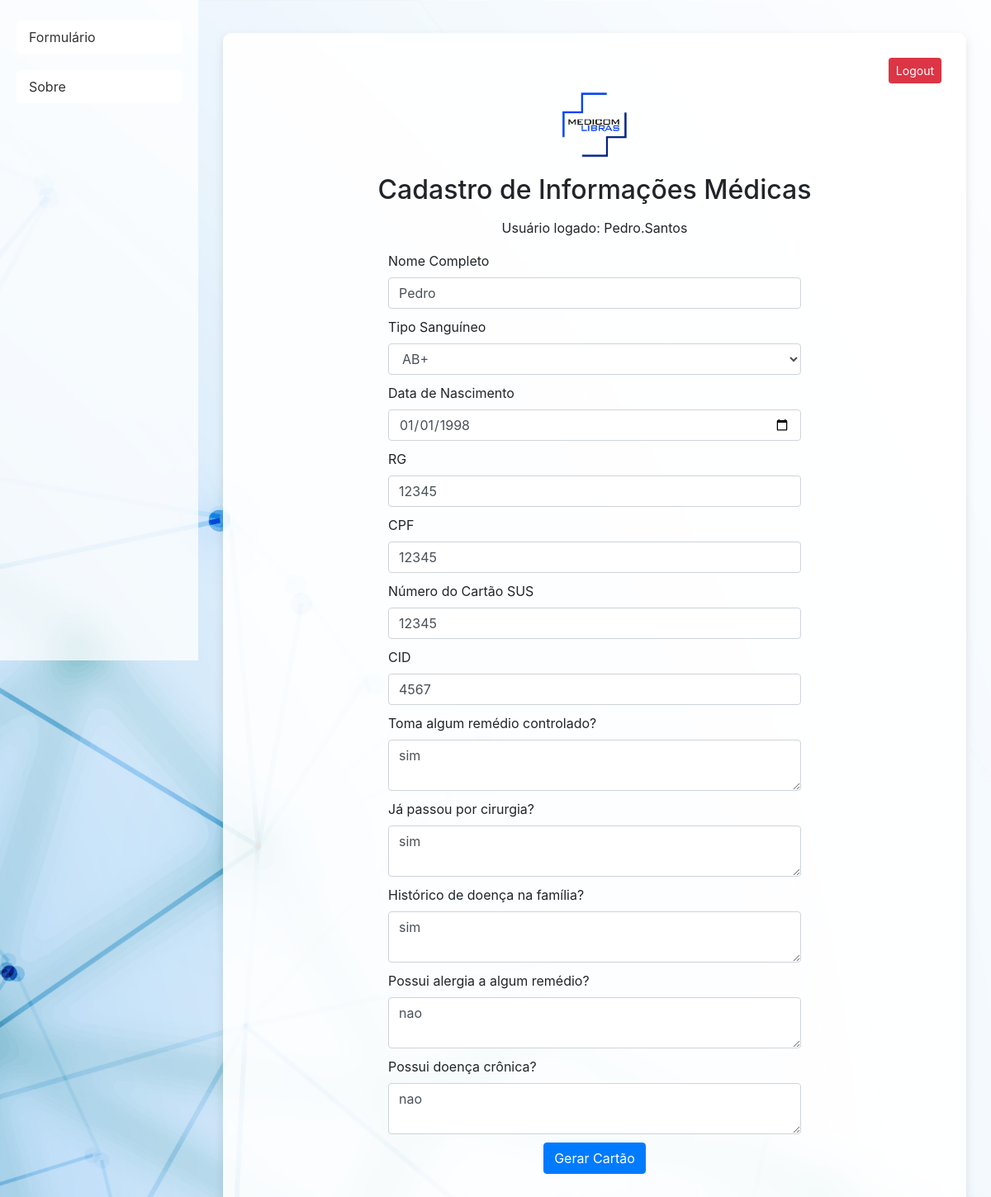
/ (signed in), run on an earlier commit of the app's database.
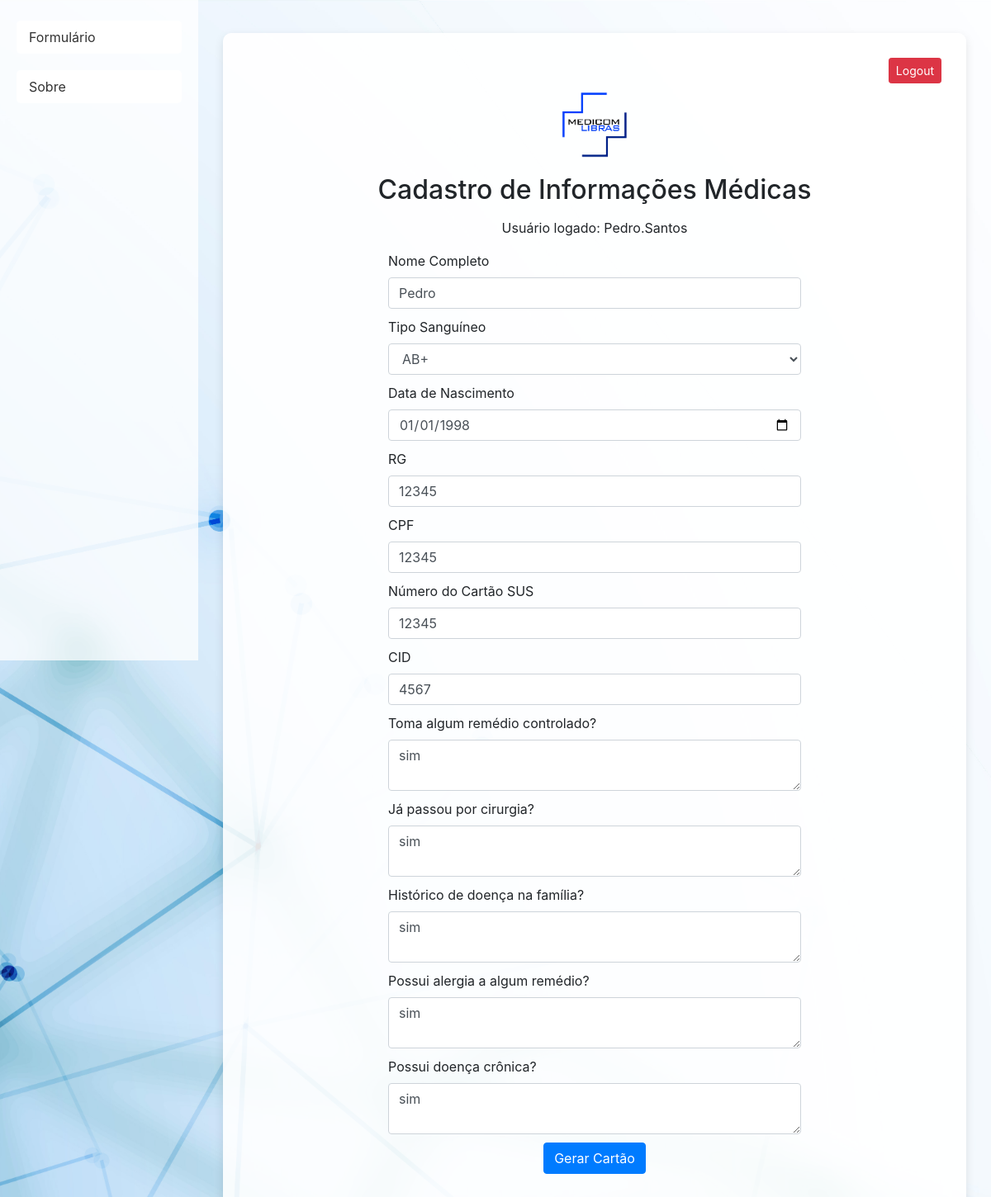
And on a later commit of the database.
### app.py (models this page shows)
class MedicalRecord(db.Model):
    id = db.Column(db.Integer, primary_key=True)
    user_id = db.Column(db.Integer, db.ForeignKey('user.id'), nullable=False)  # Relacionamento com o usuário
    name = db.Column(db.String(150), nullable=False)
    blood_type = db.Column(db.String(3), nullable=False)
    birth_date = db.Column(db.Date, nullable=False)
    rg = db.Column(db.String(20), nullable=False)
    cpf = db.Column(db.String(20), nullable=False)
    sus_number = db.Column(db.String(20), nullable=False)
    cid = db.Column(db.String(10), nullable=False)
    medication = db.Column(db.Text, nullable=False)
    surgery = db.Column(db.Text, nullable=False)
    family_diseases = db.Column(db.Text, nullable=False)
    allergies = db.Column(db.Text, nullable=False)
    chronic_disease = db.Column(db.Text, nullable=False)
    user = db.relationship('User', backref='medical_records')  # Relacionamento com o modelo User

### app.py (the view, shortened to what this page needs)
@app.route('/', methods=['GET', 'POST'])
@login_required
def index():
    form = MedicalForm()
    existing_record = MedicalRecord.query.filter_by(user_id=current_user.id).first()
    if existing_record and request.method == 'GET':
        form.name.data = existing_record.name
        form.blood_type.data = existing_record.blood_type
        form.birth_date.data = existing_record.birth_date
        form.rg.data = existing_record.rg
        form.cpf.data = existing_record.cpf
        form.sus_number.data = existing_record.sus_number
        form.cid.data = existing_record.cid
        form.medication.data = existing_record.medication
        form.surgery.data = existing_record.surgery
        form.family_diseases.data = existing_record.family_diseases
        form.allergies.data = existing_record.allergies
        form.chronic_disease.data = existing_record.chronic_disease
    return render_template('form.html', form=form)

### app.py
class MedicalForm(FlaskForm):
    name = StringField('Nome Completo', validators=[DataRequired()])
    blood_type = SelectField('Tipo Sanguíneo', choices=[('A+', 'A+'), ('A-', 'A-'), ('B+', 'B+'), ('B-', 'B-'), ('O+', 'O+'), ('O-', 'O-'), ('AB+', 'AB+'), ('AB-', 'AB-')])
    birth_date = DateField('Data de Nascimento', format='%Y-%m-%d', validators=[DataRequired()])
    rg = StringField('RG', validators=[DataRequired()])
    cpf = StringField('CPF', validators=[DataRequired()])
    sus_number = StringField('Número do Cartão SUS', validators=[DataRequired()])
    cid = StringField('CID', validators=[DataRequired()])
    medication = TextAreaField('Toma algum remédio controlado?', validators=[DataRequired()])
    surgery = TextAreaField('Já passou por cirurgia?', validators=[DataRequired()])
    family_diseases = TextAreaField('Histórico de doença na família?', validators=[DataRequired()])
    allergies = TextAreaField('Possui alergia a algum remédio?', validators=[DataRequired()])
    chronic_disease = TextAreaField('Possui doença crônica?', validators=[DataRequired()])
    submit = SubmitField('Gerar Cartão')

### templates/form.html (shortened to what this page needs)
<!DOCTYPE html>
<html lang="pt-br">
<head>
    <link rel="stylesheet" href="https://stackpath.bootstrapcdn.com/bootstrap/4.5.2/css/bootstrap.min.css">
</head>
<body>
    <div class="sidebar">
        <nav class="sidebar-nav">
            <a href="{{ url_for('index') }}">Formulário</a>
            <a href="{{ url_for('informative') }}">Sobre</a>
        </nav>
    </div>
    <div class="main-content">
        <div class="container">
            <div class="logout-button">
                <form method="POST" action="{{ url_for('logout') }}">
                    <button type="submit" class="btn btn-danger btn-sm">Logout</button>
                </form>
            </div>
            <img src="{{ url_for('static', filename='logo.png') }}" alt="Logo" class="logo">
            <h1>Cadastro de Informações Médicas</h1>
            <p class="text-center">Usuário logado: {{ current_user.username }}</p>
            <div class="form-wrapper">
                <form method="POST" action="/">
                    <div class="form-group">
                        {{ form.name.label(class="form-label") }}
                        {{ form.name(class="form-control") }}
                    </div>
                    <div class="form-group">
                        {{ form.blood_type.label(class="form-label") }}
                        {{ form.blood_type(class="form-control") }}
                    </div>
                    <div class="form-group">
                        {{ form.birth_date.label(class="form-label") }}
                        {{ form.birth_date(class="form-control") }}
                    </div>
                    <div class="form-group">
                        {{ form.rg.label(class="form-label") }}
                        {{ form.rg(class="form-control") }}
                    </div>
                    <div class="form-group">
                        {{ form.cpf.label(class="form-label") }}
                        {{ form.cpf(class="form-control") }}
                    </div>
                    <div class="form-group">
                        {{ form.sus_number.label(class="form-label") }}
                        {{ form.sus_number(class="form-control") }}
                    </div>
                    <div class="form-group">
                        {{ form.cid.label(class="form-label") }}
                        {{ form.cid(class="form-control") }}
                    </div>
                    <div class="form-group">
                        {{ form.medication.label(class="form-label") }}
                        {{ form.medication(class="form-control") }}
                    </div>
                    <div class="form-group">
                        {{ form.surgery.label(class="form-label") }}
                        {{ form.surgery(class="form-control") }}
                    </div>
                    <div class="form-group">
                        {{ form.family_diseases.label(class="form-label") }}
                        {{ form.family_diseases(class="form-control") }}
                    </div>
                    <div class="form-group">
                        {{ form.allergies.label(class="form-label") }}
                        {{ form.allergies(class="form-control") }}
                    </div>
                    <div class="form-group">
                        {{ form.chronic_disease.label(class="form-label") }}
                        {{ form.chronic_disease(class="form-control") }}
                    </div>
                    <div class="form-group text-center">
                        <button type="submit" class="btn btn-primary">Gerar Cartão</button>
                    </div>
                </form>
            </div>
        </div>
    </div>
</body>
</html>

What changed in the data, as far as the page shows it:
changed MedicalRecord "Pedro": allergies "nao" → "sim"; chronic_disease "nao" → "sim"
